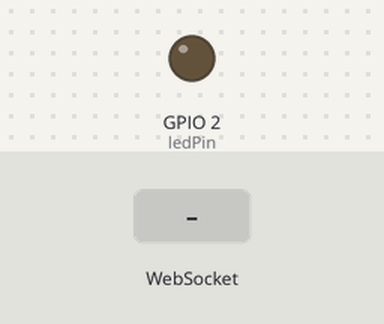
Bench run of a program on a simulated ESP8266 (NodeMCU). On the bench: output pins drawn as LEDs (lit = HIGH). The test bench sets the inputs (shaded band). WiFi joins after 1.5 s; servers stay silent unless stated; storage starts empty; what the program prints to the serial monitor is not drawn.

Above: at 3.2 s.
3.3 s: WebSocket text "5" received
At 4.2 s:
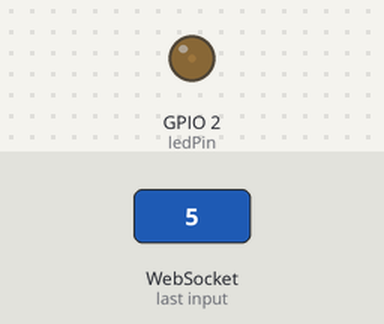
4.8 s: WebSocket text "90" received
At 5.3 s:
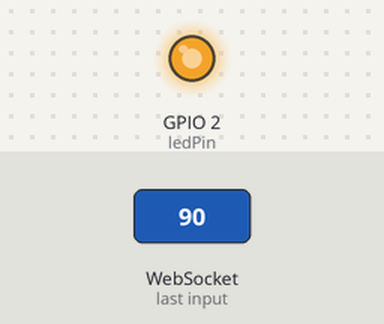
Timing chart, 0 to 7.8 s (numbered marks = the images above; inputs shaded):
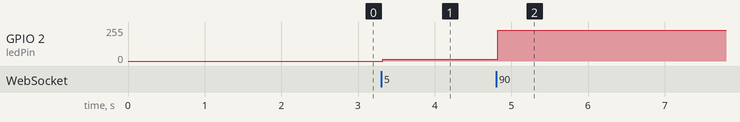

The program:

main.cpp
```cpp
// (licence header left out)
#include <Arduino.h>
#include <ESP8266WiFi.h>
#include <ESPAsyncTCP.h>
#include <ESPAsyncWebServer.h>
#include "LittleFS.h"

// Replace with your network credentials
const char* ssid = "REPLACE_WITH_YOUR_SSID";
const char* password = "REPLACE_WITH_YOUR_PASSWORD";

// Create AsyncWebServer object on port 80
AsyncWebServer server(80);

// Create a WebSocket object
AsyncWebSocket ws("/ws");

// Set LED GPIO
const int ledPin = 2;

String sliderValue = "0";
int dutyCycle;

// Initialize LittleFS
void initFS() {
  if (!LittleFS.begin()) {
    Serial.println("An error has occurred while mounting LittleFS");
  }
  else {
    Serial.println("LittleFS mounted successfully");
  }
}

// Initialize WiFi
void initWiFi() {
  WiFi.mode(WIFI_STA);
  WiFi.begin(ssid, password);
  Serial.print("Connecting to WiFi ..");
  while (WiFi.status() != WL_CONNECTED) {
    Serial.print('.');
    delay(1000);
  }
  Serial.println(WiFi.localIP());
}

void handleWebSocketMessage(void *arg, uint8_t *data, size_t len) {
  AwsFrameInfo *info = (AwsFrameInfo*)arg;
  if (info->final && info->index == 0 && info->len == len && info->opcode == WS_TEXT) {
    data[len] = 0;
    sliderValue = (char*)data;
    dutyCycle = map(sliderValue.toInt(), 0, 100, 0, 1023);
    Serial.println(dutyCycle);
  }
}

void onEvent(AsyncWebSocket *server, AsyncWebSocketClient *client, AwsEventType type,
             void *arg, uint8_t *data, size_t len) {
  switch (type) {
    case WS_EVT_CONNECT:
      Serial.printf("WebSocket client #%u connected from %s\n", client->id(), client->remoteIP().toString().c_str());
      break;
    case WS_EVT_DISCONNECT:
      Serial.printf("WebSocket client #%u disconnected\n", client->id());
      break;
    case WS_EVT_DATA:
      handleWebSocketMessage(arg, data, len);
      break;
    case WS_EVT_PONG:
    case WS_EVT_ERROR:
      break;
  }
}

void initWebSocket() {
  ws.onEvent(onEvent);
  server.addHandler(&ws);
}

void setup() {
  Serial.begin(115200);
  pinMode(ledPin, OUTPUT);
  initFS();
  initWiFi();
  initWebSocket();

  // Web Server Root URL
  server.on("/", HTTP_GET, [](AsyncWebServerRequest *request){
    request->send(LittleFS, "/index.html", "text/html");
  });

  server.serveStatic("/", LittleFS, "/");

  server.on("/currentValue", HTTP_GET, [](AsyncWebServerRequest *request){
    request->send(200, "/text/plain", String(sliderValue).c_str());
  });

  // Start server
  server.begin();
}

void loop() {
  analogWrite(ledPin, dutyCycle);
  ws.cleanupClients();
}
```

Measured:
- after the input at 3.3 s, GPIO 2 (ledPin): 0/255 → 12/255 at once
- after the input at 4.8 s, GPIO 2 (ledPin): 12/255 → 229/255 at once
